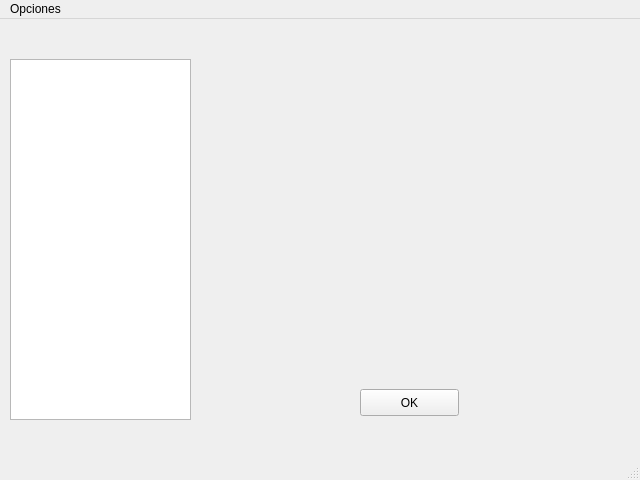
<?xml version="1.0" encoding="UTF-8"?>
<ui version="4.0">
 <class>MainWindow</class>
 <widget class="QMainWindow" name="MainWindow">
  <property name="geometry">
   <rect>
    <x>0</x>
    <y>0</y>
    <width>640</width>
    <height>480</height>
   </rect>
  </property>
  <property name="windowTitle">
   <string>MainWindow</string>
  </property>
  <widget class="QWidget" name="centralwidget">
   <widget class="QListWidget" name="listWidget">
    <property name="geometry">
     <rect>
      <x>10</x>
      <y>40</y>
      <width>181</width>
      <height>361</height>
     </rect>
    </property>
   </widget>
   <widget class="QPushButton" name="pushButton">
    <property name="geometry">
     <rect>
      <x>360</x>
      <y>370</y>
      <width>99</width>
      <height>27</height>
     </rect>
    </property>
    <property name="text">
     <string>OK</string>
    </property>
   </widget>
  </widget>
  <widget class="QMenuBar" name="menubar">
   <property name="geometry">
    <rect>
     <x>0</x>
     <y>0</y>
     <width>640</width>
     <height>25</height>
    </rect>
   </property>
   <widget class="QMenu" name="menuOpciones">
    <property name="title">
     <string>Opciones</string>
    </property>
    <addaction name="open_fileB"/>
   </widget>
   <addaction name="menuOpciones"/>
  </widget>
  <widget class="QStatusBar" name="statusbar"/>
  <action name="open_fileB">
   <property name="text">
    <string>Abrir Archivo</string>
   </property>
  </action>
 </widget>
 <resources/>
 <connections/>
</ui>
